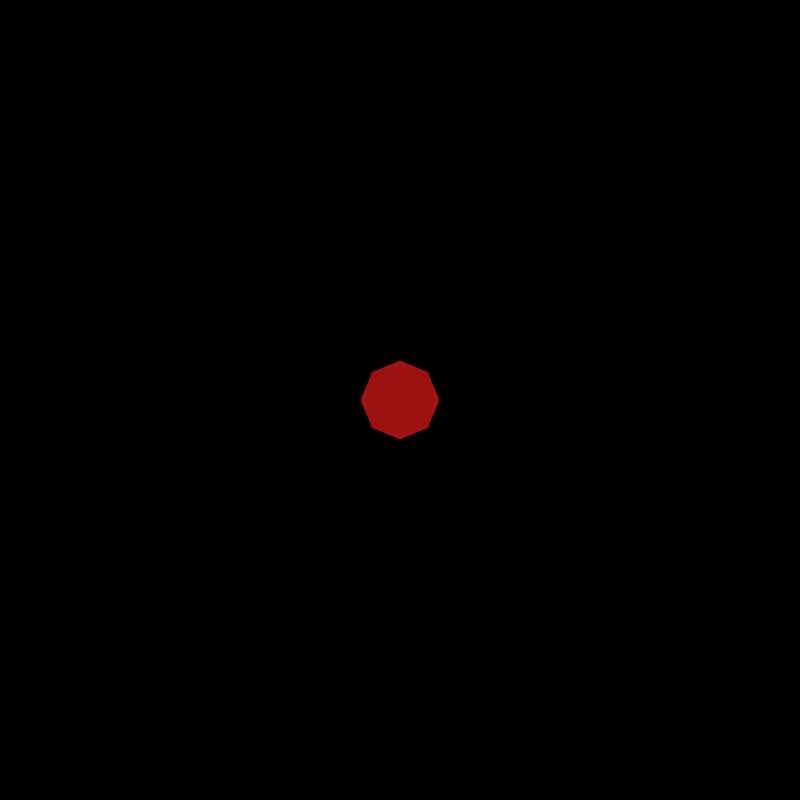
Frame 1 (no input)
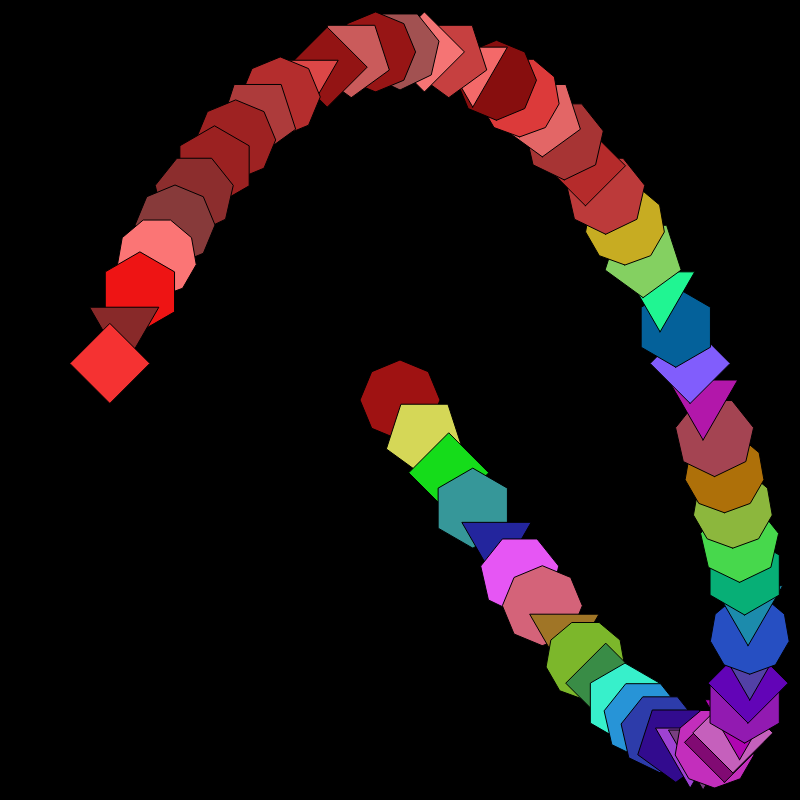
Frame 60 (no input)
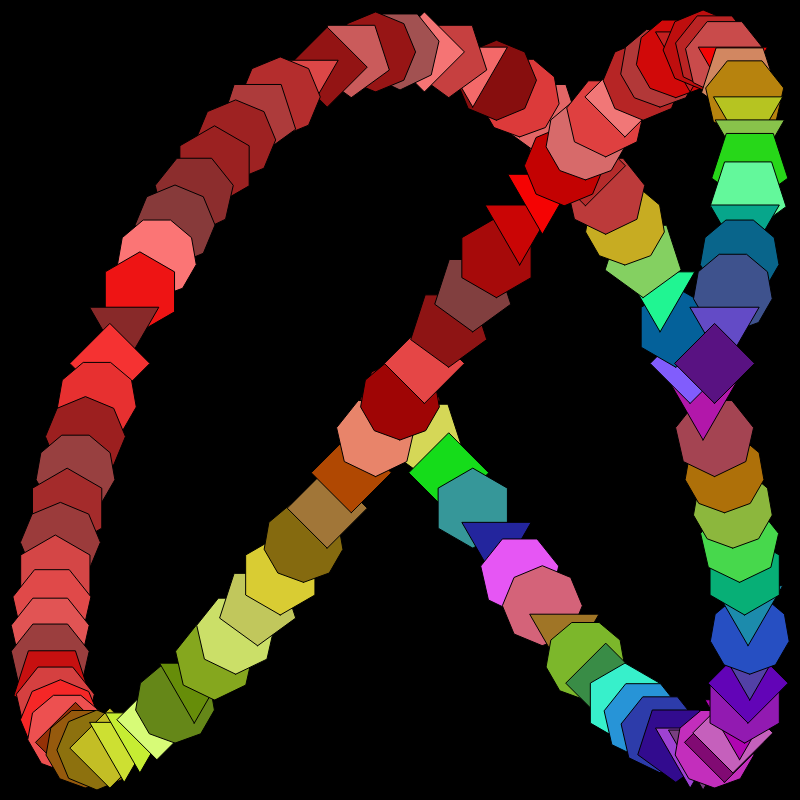
Frame 120 (the mouse pressed at the canvas centre since frame 60)

The p5.js sketch that drew these frames (run headless with seeded random() and noise() and a simulated clock; from frame 60 on, the mouse is pressed at the canvas centre):

// p5.js sketch
// ── sketch.js
var lamda1 = 60.0;
var lamda2 = 90.0;
var angle = 0.0
var amplitude = 350;
var step = 0;
var cnv;
function setup() {
  cnv = createCanvas(800,800);
  centerCanvas();
  colorMode(HSB,360,100,100);
  frameRate(60);
  noFill();
  background(0);
  stroke(0);
  
}

function draw() {
  //background(0);
  if(step >= 180){
    noLoop();
  }
  translate(width/2,height/2);
  angle = step/lamda1*TWO_PI;
  var y = sin(angle)*amplitude;
  angle = step/lamda2*TWO_PI;
  var x = sin(angle)*amplitude;
  drawNgon(Math.floor(random(3,10)), 40, x, y);
  step++;
  
}

function drawNgon(num_vert, rad, transX, transY){
  fill((transX+transY)%360, 100- random(1,50), 100 - random(1,50));
  translate(transX,transY);
  beginShape();
  	for(i = 0; i < num_vert; i++){
      vertex(rad*sin(radians(i*(360/num_vert))), rad*cos(radians(i*(360/num_vert))));
    }
  endShape(CLOSE);
  translate(transX*-1, transY*-1);
}

//center canvas method
// source: https://github.com/processing/p5.js/wiki/Positioning-your-canvas
function centerCanvas() {
  var x = (windowWidth - width) / 2;
  var y = (windowHeight - height) / 2;
  cnv.position(x, y);
}
function windowResized() {
  centerCanvas();
}
